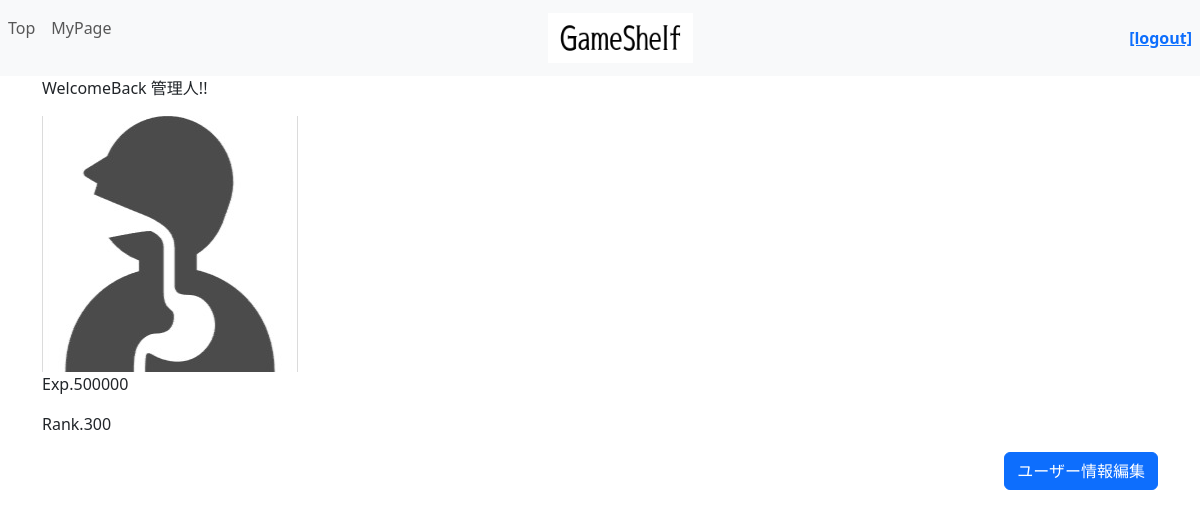
The app's page /accounts/userpage/ (signed in) with its own data.
### accounts/models.py (models this page shows)
class CustomUser(AbstractUser):
    userimage = models.ImageField(verbose_name='プロフィール画像', upload_to="media/", blank=True, null=True) #プロフ画像を管理
    exp = models.IntegerField(verbose_name='経験値', blank=True, null=True) #ユーザーの経験値を管理
    rank = models.IntegerField(verbose_name='ランク', blank=True, null=True) #ユーザーのランクを管理
    nickname = models.CharField(verbose_name='ニックネーム', max_length=10, blank=False, null=False)

### accounts/views.py (the view)
# urls.py: path('userpage/',views.userpage,name='userpage'),
def userpage(request):
    if request.user.is_authenticated: # ユーザーが認証されている場合の処理
        print(f"***ユーザーページアクセス*****User：{request.user}******")
        params={
        "login_user"    :   request.user, #現在のログインユーザー情報（request.user）
        }
        return render(request, 'accounts/userpage.html', params)
    else:                             # ユーザーが未認証の場合の処理
        print("*****未ログイン*****")
        messages.warning(request, "ログインして下さい")
        return redirect(to="/") #リダイレクトで飛ばす際には「/」がないとトップからの絶対パスとして認識されてしまう

### accounts/templates/accounts/userpage.html (shortened to what this page needs)
{% extends "top/layout.html" %}
{% load static %}
{% block header %}
<p>WelcomeBack {{ login_user.nickname }}!!</p>
{% endblock %}
{% block content %}
{% if login_user.userimage %}
    <img src="{{ MEDIA_URL }}{{ login_user.userimage.url }}" alt="{{ login_user.nickname }}">
{% endif %}
<p>Exp.{{login_user.exp}}</p>
<p>Rank.{{login_user.rank}}</p>
<form action="{% url 'edituser' login_user.id %}" method="post" class="mt-3">
    <div style="text-align: right;">
    <button class="btn btn-primary">ユーザー情報編集</button>
    </div>
</form>
{% endblock %}

### records on screen
CustomUser: nickname "管理人", userimage (picture), exp "500000", rank "300"
